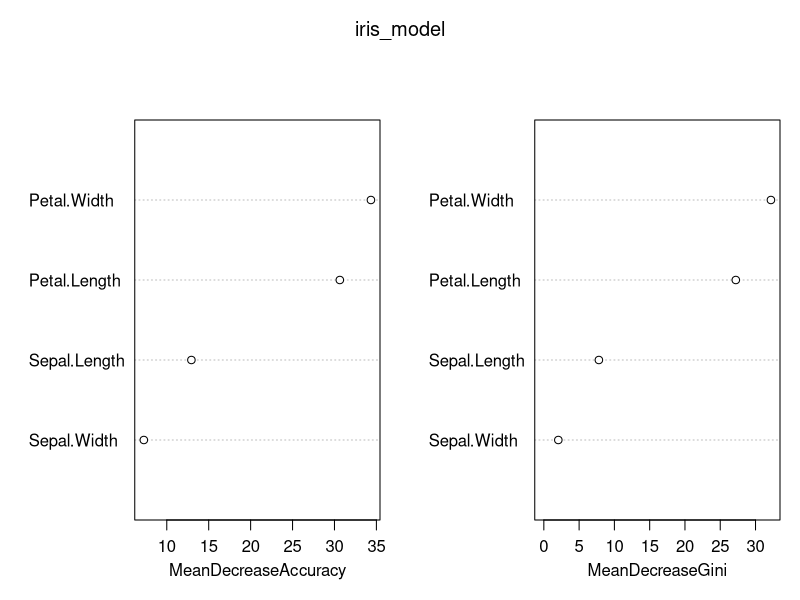
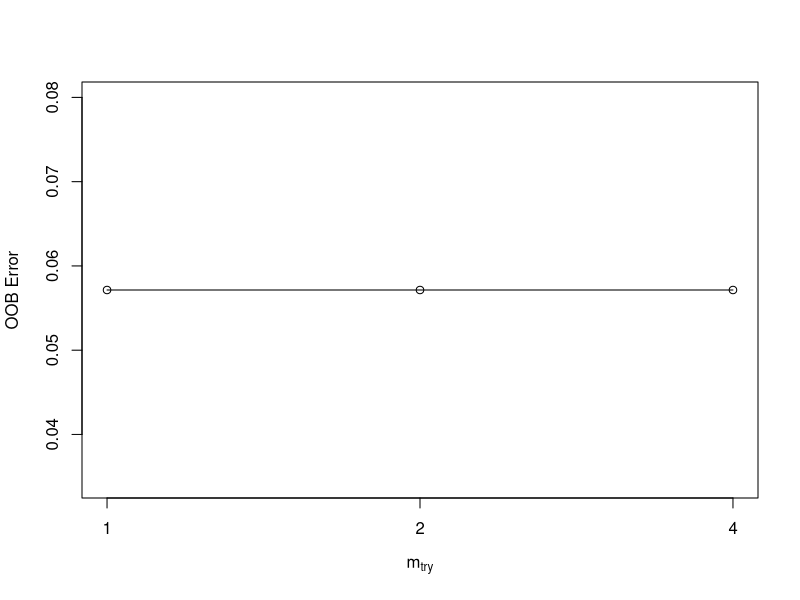
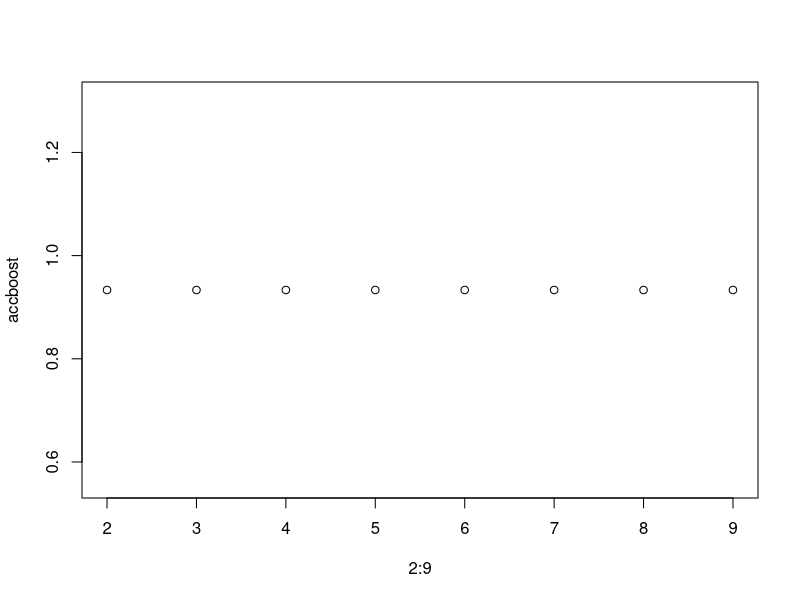

Here is the R script that generated these plots, in order:
library(randomForest)
library(caret)
library(psych)
data("iris")
View(iris)
summary(iris)
describe(iris)
str(iris)
attach(iris)
#################### splitting of data into train and test ######################
s <- createDataPartition(Species,p=0.7,list = F)
train_iris <-iris[s,] 
test_iris <- iris[-s,]

################### building random forest model ########################

iris_model <- randomForest(Species~.,data = train_iris,importance = T)
iris_model

# prediction and accuracy based on train data
pred_tain_iris <-predict(iris_model,train_iris) 
mean(pred_tain_iris==train_iris$Species)            # acc =100%
confusionMatrix(pred_tain_iris,train_iris$Species)

# prediction and accuracy based on test data
pred_test_iris <- predict(iris_model,test_iris)
mean(pred_test_iris==test_iris$Species)             # acc =91.11%
confusionMatrix(pred_test_iris,test_iris$Species)

# variable importance
importance(iris_model)
varImpPlot(iris_model)
# petal length is th most significant variable
################### selection mtry using tunerf ##########################
tune_iris <- tuneRF(train_iris[,-5],train_iris[,5],trace = T,improve = 0.05,stepFactor = 2)
tune_iris
#mtry = 4, with less OOB error

#bagging
accboost <- c()
for(i in 3:10){
  set.seed(100)
  boost <- createDataPartition(Species,p=0.80,list = F)
  train_boost <- iris[boost,]
  test_boost <- iris[-boost,]
  boost_model <- randomForest(Species~.,data = train_boost,mtry=i)
  pred_boost <- predict(boost_model,test_boost)
  accboost[i-2]=mean(pred_boost==test_boost$Species)
}
accboost
plot(2:9,accboost)

#for different mtry acc is similar

#final model from mtry plot
finalmodel <- randomForest(Species~.,data = train_iris,mtry=4)
finalmodel
mean(predict(finalmodel,test_iris)==test_iris$Species)
